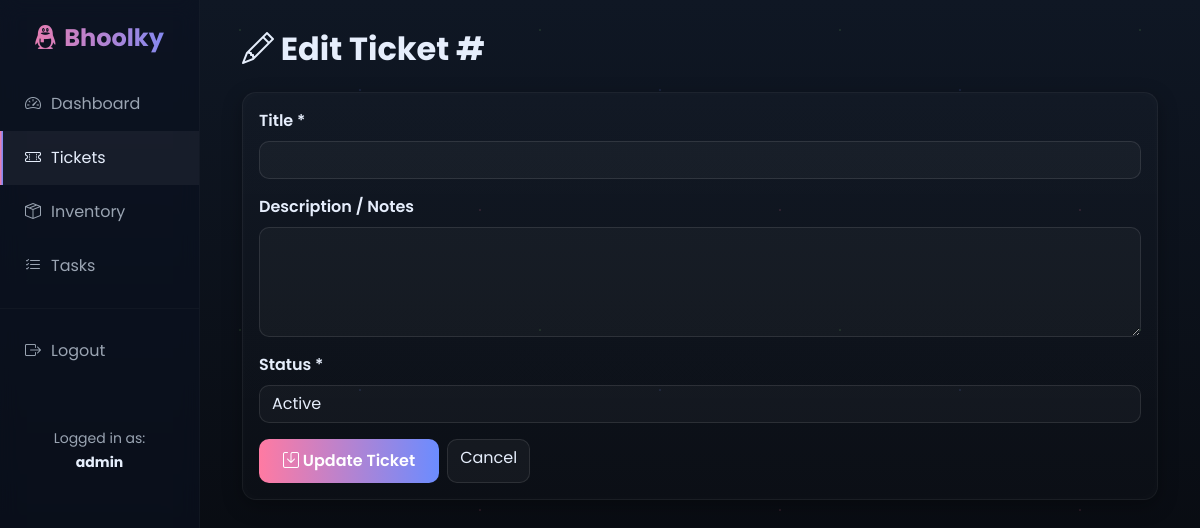
Page /tickets/edit/1 (signed in) on the earlier database version.
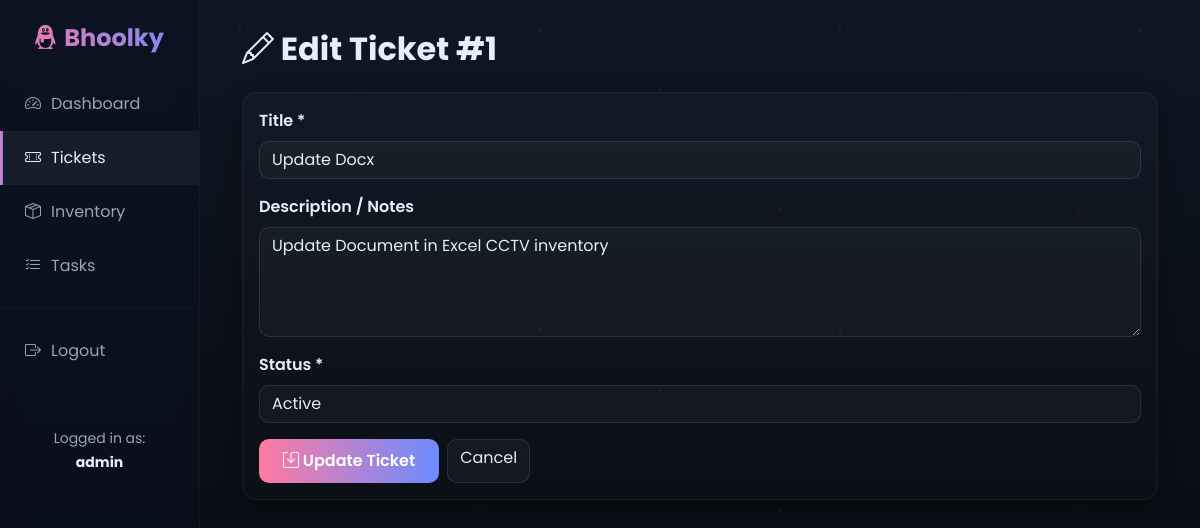
Same page on the later database version.
### tables this page shows
CREATE TABLE tickets
                 (id INTEGER PRIMARY KEY AUTOINCREMENT,
                  title TEXT NOT NULL,
                  description TEXT,
                  status TEXT DEFAULT 'Active',
                  created_by INTEGER,
                  created_at TIMESTAMP DEFAULT CURRENT_TIMESTAMP,
                  updated_at TIMESTAMP DEFAULT CURRENT_TIMESTAMP,
                  FOREIGN KEY (created_by) REFERENCES users(id));

### app.py (the view, shortened to what this page needs)
@app.route('/tickets/edit/<int:id>', methods=['GET', 'POST'])
@login_required
def edit_ticket(id):
    conn = sqlite3.connect('business_system.db')
    c = conn.cursor()
    c.execute("SELECT * FROM tickets WHERE id = ?", (id,))
    ticket = c.fetchone()
    c.execute("SELECT * FROM ticket_attachments WHERE ticket_id = ?", (id,))
    attachments = c.fetchall()
    conn.close()
    return render_template('edit_ticket.html', ticket=ticket, attachments=attachments)

### app.py (called while the page is built)
def login_required(f):
    @wraps(f)
    def decorated_function(*args, **kwargs):
        if 'user_id' not in session:
            flash('Please log in to access this page.', 'warning')
            return redirect(url_for('login'))
        return f(*args, **kwargs)
    return decorated_function

### templates/edit_ticket.html (shortened to what this page needs)
{% extends "base.html" %}
{% block content %}
<div class="container-fluid">
    <h2 class="mb-4" style="color: var(--text); font-weight: 700;"><i class="bi bi-pencil"></i> Edit Ticket #{{ ticket[0] }}</h2>
    <div class="card">
        <div class="card-body">
            <form method="POST">
                <div class="mb-3">
                    <label class="form-label" style="color: var(--text); font-weight: 600;">Title *</label>
                    <input type="text" class="form-control" name="title" value="{{ ticket[1] }}" required style="background: rgba(255,255,255,0.03); border: 1px solid rgba(255,255,255,0.08); color: var(--text); border-radius: 10px;">
                </div>
                <div class="mb-3">
                    <label class="form-label" style="color: var(--text); font-weight: 600;">Description / Notes</label>
                    <textarea class="form-control" name="description" rows="4" style="background: rgba(255,255,255,0.03); border: 1px solid rgba(255,255,255,0.08); color: var(--text); border-radius: 10px;">{{ ticket[2] }}</textarea>
                </div>
                <div class="mb-3">
                    <label class="form-label" style="color: var(--text); font-weight: 600;">Status *</label>
                    <select class="form-select" name="status" required style="background: rgba(255,255,255,0.03); border: 1px solid rgba(255,255,255,0.08); color: var(--text); border-radius: 10px;">
                        <option value="Active" {% if ticket[3] == 'Active' %}selected{% endif %}>Active</option>
                    </select>
                </div>
                <div class="d-flex gap-2">
                    <button type="submit" class="btn btn-primary btn-custom">
                        <i class="bi bi-save"></i> Update Ticket
                    </button>
                    <a href="{{ url_for('tickets') }}" class="btn btn-secondary">Cancel</a>
                </div>
            </form>
        </div>
    </div>
</div>
{% endblock %}

Differences in the rows shown:
added tickets: id "1", title "Update Docx", description "Update Document in Excel CCTV inventory", status "Active"
Other differences:
form field status: "Active" → (not shown)
